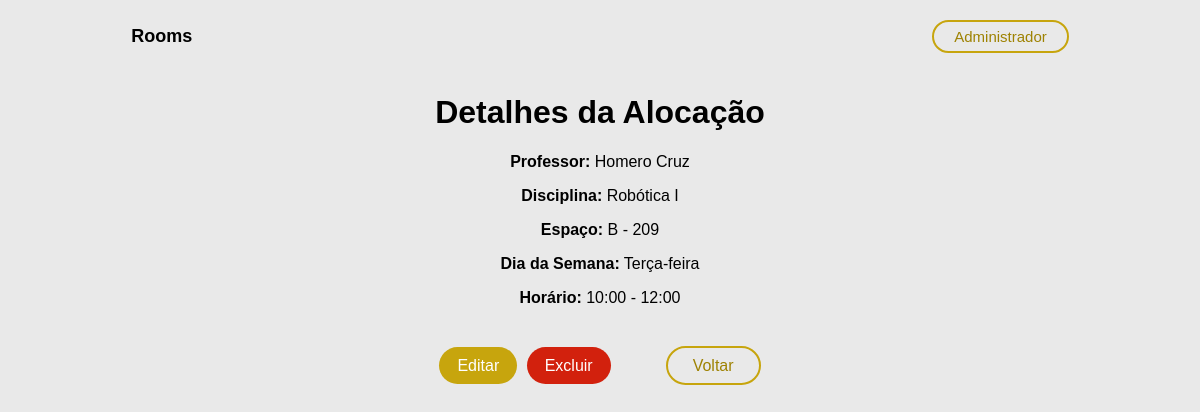
Screenshot of /allocations/1/ with the database file from the repository.
### core/models.py (models this page shows, shortened)
class Allocation(models.Model):
    DIAS_DA_SEMANA = [
        ('SEG', 'Segunda-feira'),
        ('TER', 'Terça-feira'),
        ('QUA', 'Quarta-feira'),
        ('QUI', 'Quinta-feira'),
        ('SEX', 'Sexta-feira'),
        ('SAB', 'Sábado'),
        ('DOM', 'Domingo'),
    ]
    HORARIOS = [
        ('08:00', '08:00 - 10:00'),
        ('10:00', '10:00 - 12:00'),
        ('14:00', '14:00 - 16:00'),
        ('16:00', '16:00 - 18:00'),
        ('18:00', '18:00 - 20:00'),
        ('20:00', '20:00 - 22:00'),
    ]
    allocation_id = models.AutoField(primary_key=True)
    teacher = models.ForeignKey(Teacher, on_delete=models.CASCADE)
    discipline = models.ForeignKey(Discipline, on_delete=models.CASCADE)
    space = models.ForeignKey(PhysicalSpace, on_delete=models.SET_NULL, null=True, blank=True)
    days_week = models.CharField(max_length=3, choices=DIAS_DA_SEMANA, unique=True)
    timetable = models.CharField(max_length=5, choices=HORARIOS, unique=True)

class Teacher(models.Model):
    teacher_id = models.AutoField(primary_key=True)
    siape = models.CharField(max_length=8)
    first_name = models.CharField(max_length=30)
    last_name = models.CharField(max_length=30)
    def __str__(self):
        return f'{self.first_name} {self.last_name}'

class Discipline(models.Model):
    discipline_id = models.AutoField(primary_key=True)
    discipline_name = models.CharField(max_length=30)
    discipline_code = models.CharField(max_length=10)
    discipline_mode = models.BooleanField(default=False)
    discipline_course = models.CharField(max_length=30)
    def __str__(self):
        return self.discipline_name

class PhysicalSpace(models.Model):
    space_id = models.AutoField(primary_key=True)
    space_floor = models.IntegerField()
    space_number = models.IntegerField()
    space_block = models.CharField(max_length=1)
    space_type = models.BooleanField()
    def __str__(self):
        return f'{self.space_block} - {self.space_number}'

### users/views.py (the view)
# urls.py: path('allocations/<int:pk>/', views.allocation_detail, name='allocation_detail'),
def allocation_detail(request, pk):
    allocation = get_object_or_404(Allocation, pk=pk)
    return render(request, 'allocation_detail.html', {'allocation': allocation})

### templates/allocation_detail.html (shortened to what this page needs)
{% load static %}
<!DOCTYPE html>
<html lang="en">
<head>
    <link rel="stylesheet" href="{% static 'css/details.css' %}" />
</head>
<body>
    <header>
        <div class="logo">Rooms</div>
        <div class="login">Administrador</div>
    </header>
    <h1>Detalhes da Alocação</h1>
    <p><strong>Professor:</strong> {{ allocation.teacher }}</p>
    <p><strong>Disciplina:</strong> {{ allocation.discipline }}</p>
    <p><strong>Espaço:</strong> {{ allocation.space }}</p>
    <p><strong>Dia da Semana:</strong> {{ allocation.get_days_week_display }}</p>
    <p><strong>Horário:</strong> {{ allocation.get_timetable_display }}</p>
    <div class="options">
        <div class="optionA">
            <a class="optionAButton" href="{% url 'allocation_update' pk=allocation.pk %}">Editar</a>
            <a class="optionBButton" href="{% url 'allocation_delete' pk=allocation.pk %}">Excluir</a>
        </div>
        <div class="return">
            <a class="returnButton" href="{% url 'allocation_list' %}">Voltar</a>
        </div>
    </div>
</body>
</html>

### static/css/details.css (style rules this page uses)
body { margin: 0; font-family: "Montserrat", sans-serif; font-optical-sizing: auto; font-style: normal; background-color: #e9e9e9; }
header { display: flex; justify-content: center; align-items: center; padding: 20px 300px; background-color: #e9e9e9; }
.logo { font-size: 18px; font-weight: bold; margin-right: 700px; }
.login { margin-left: 40px; font-size: 15px; cursor: pointer; color: #9e8202; padding: 6px 20px; border: 2px solid #c7a50d; border-radius: 20px; background-color: transparent; transition: background-color 0.3s, color 0.3s; }
h1 { text-align: center; }
p { text-align: center; }
.options { margin-top: 50px; display: flex; justify-content: center; align-items: center; }
.optionA { margin-right: 50px; }
.returnButton { text-decoration: none; padding: 9px 25px; font-size: 16px; color: #9e8202; border: 2px solid #c7a50d; border-radius: 20px; background-color: transparent; transition: background-color 0.3s, color 0.3s; }
.optionAButton { margin-right: 5px; text-decoration: none; padding: 10px 18px; font-size: 16px; color: #fff; background-color: #c7a50d; border: none; cursor: pointer; border-radius: 20px; transition: background-color 0.3s, color 0.3s; }
.optionBButton { margin-right: 5px; text-decoration: none; padding: 10px 18px; font-size: 16px; color: #fff; background-color: #d2210d; border: none; cursor: pointer; border-radius: 20px; transition: background-color 0.3s, color 0.3s; }

### rows the page displays
Allocation: teacher "Homero Cruz", discipline "Robótica I", space "B - 209", days_week "Terça-feira", timetable "10:00 - 12:00"
